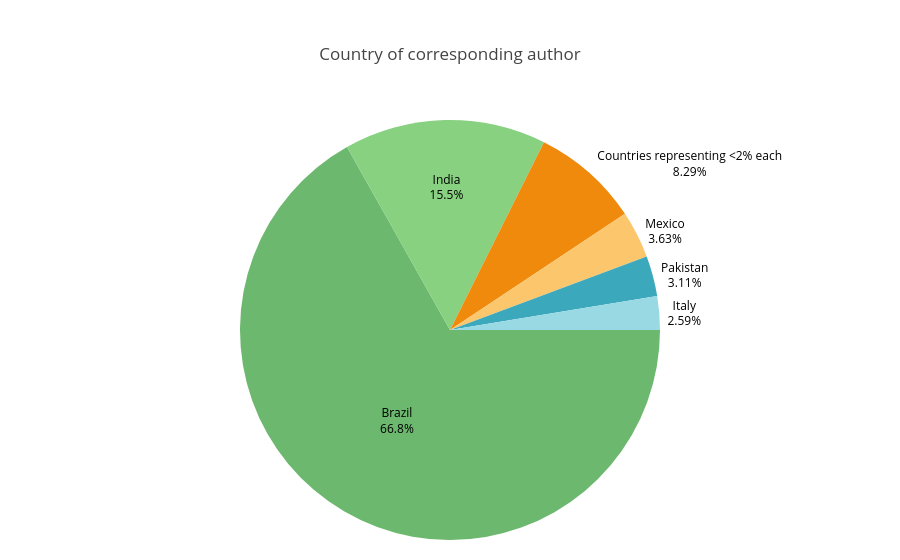

Here is the notebook cell this chart was saved with:
### Code cell
# Prepare and normalize data
country_series = (
    df['Country of corresponding author']
    .fillna('Unknown')
    .astype(str)
    .str.strip()
    .replace({'Parkistan': 'Pakistan'})
)

# Initial counts to determine <2% threshold
initial_counts = country_series.value_counts()
initial_total = int(initial_counts.sum())

# Group all countries contributing <2% into "Other"
threshold_pct = 2.0
to_other = initial_counts[(initial_counts / initial_total) * 100 < threshold_pct].index
country_series_grouped = country_series.replace({k: 'Countries representing <2% each' for k in to_other})

# Final counts/labels/values after grouping
country_counts = country_series_grouped.value_counts()
labels = country_counts.index.tolist()
values = country_counts.values.tolist()

# Compute percentages and set label positions
total = int(sum(values))
percentages = [(v / total) * 100 if total else 0 for v in values]
text_positions = ['outside' if p < 10 else 'inside' for p in percentages]

# Build pie chart (Plotly shows leader lines automatically for outside labels)
country_pie = go.Figure(
    data=[
        go.Pie(
            labels=labels,
            values=values,
            textinfo='label+percent',
            textposition=text_positions,
            insidetextorientation='horizontal',
            hovertemplate='%{label}: %{percent} (%{value})<extra></extra>',
            sort=False,
            direction='clockwise',
            rotation=90,
        )
    ]
)

country_pie.update_traces(
    textfont=dict(size=12, color='black'),
    insidetextfont=dict(color='black'),
)


textfont=dict(size=12, color='black'),
country_pie.update_layout(
    title='Country of corresponding author',
    showlegend=False,
    margin=dict(t=120, b=20, l=20, r=20)
)

country_pie.show()  #Plotly figures are data objects when created, call .show() to display them

#Save the figure as a PNG file. Note: matplotlib uses .figure.savefig(), plotly uses .write_image().
country_pie.write_image('country_pie.png', width=800, height=600, scale=2)

### Figure 1 — Plotly figure (JSON) as saved in the notebook; plotly's stock layout.template omitted (floating-point values rounded to 4 significant figures)
{"data": [{"direction": "clockwise", "hovertemplate": "%{label}: %{percent} (%{value})<extra></extra>", "insidetextorientation": "horizontal", "labels": ["Brazil", "India", "Countries representing <2% each", "Mexico", "Pakistan", "Italy"], "rotation": 90, "sort": false, "textinfo": "label+percent", "textposition": ["inside", "inside", "outside", "outside", "outside", "outside"], "values": [129, 30, 16, 7, 6, 5], "type": "pie", "textfont": {"color": "black", "size": 12}, "insidetextfont": {"color": "black"}}], "layout": {"margin": {"t": 120, "b": 20, "l": 20, "r": 20}, "title": {"text": "Country of corresponding author"}, "showlegend": false}}
